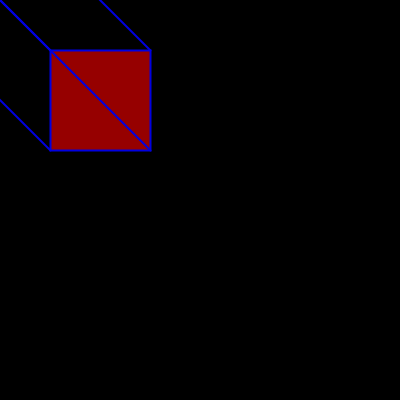
Frame 1 (no input)
Frame 60 (the mouse pressed at the canvas centre just before this capture): identical to frame 1, image omitted
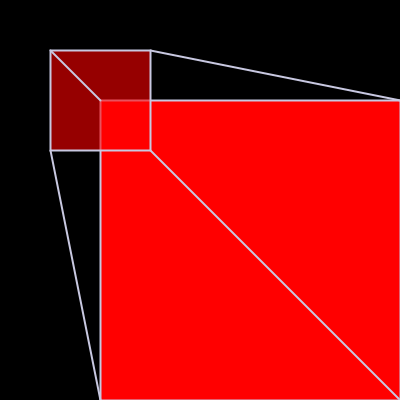
Frame 120 (the mouse held since frame 60 and released just before this capture)

The Processing sketch that drew these frames (run headless with seeded random() and noise(); from frame 60 on, the mouse is pressed at the canvas centre):

// Processing sketch: processing_112544
// ── processing_112544.pde

void setup(){
  size (400,400);
  background(0);
    
}
  
  
void draw(){
  background(0);
  //noStroke();
  fill(255,0,0);
  stroke(mouseX,mouseY,225);
  strokeWeight(2);
  rect(mouseX-100,mouseY-100,mouseX+100,mouseY+100);
  fill(255,0,0,150);
  rect(width/8,50,100,100);
  line(50,50,mouseX-100,mouseY-100);
  line(150,50,mouseX+mouseX,mouseY-100);
  line(50,150,mouseX-100,mouseY+mouseY);
  line(150,150,mouseX+mouseX, mouseY+mouseY);
    
    
   
    
    
  println(mouseX + " " + mouseY);
    
    
  }
